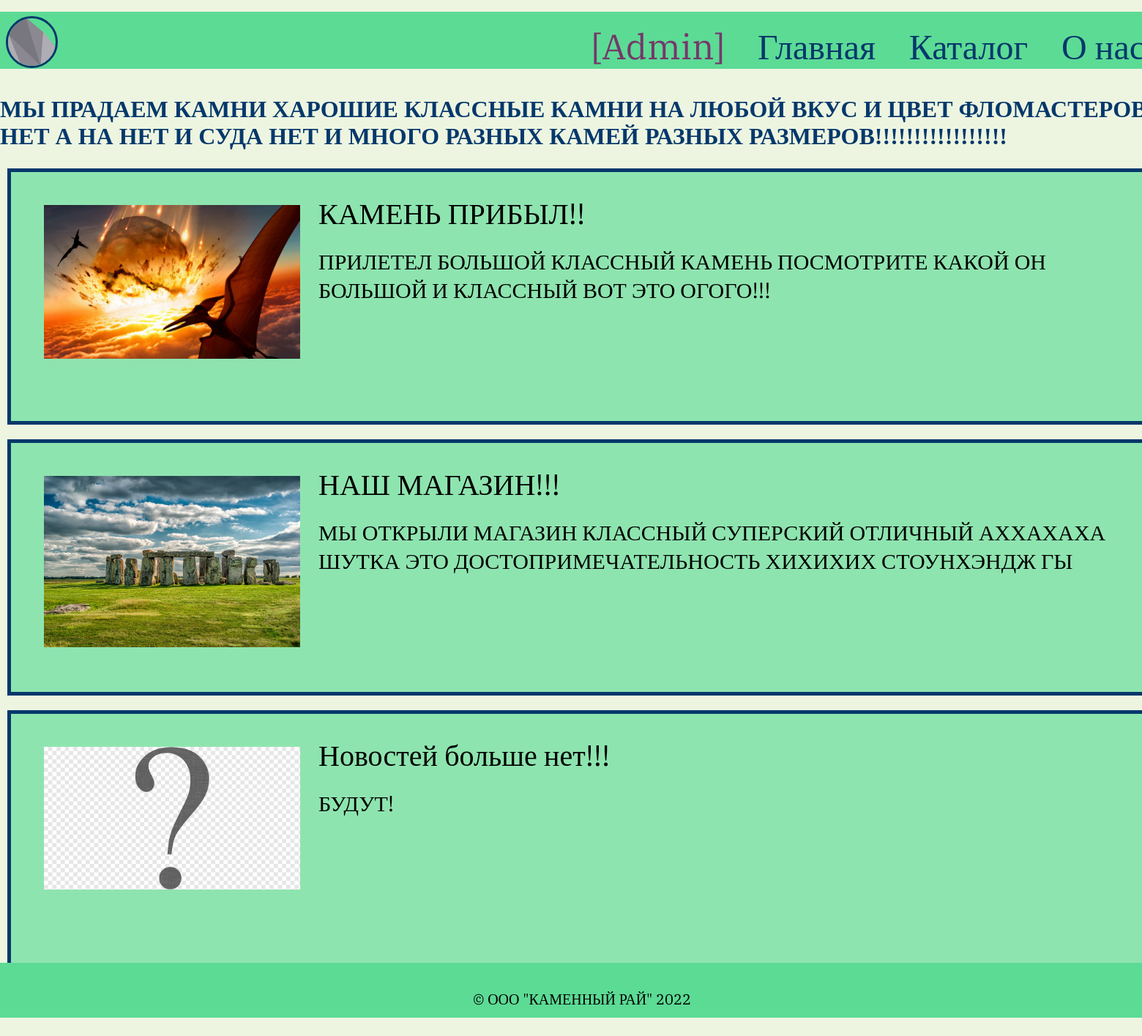
The page / (signed in) on the database its author committed.
### orm.py (models this page shows)
class News(db.Model):
    id = db.Column(db.Integer, primary_key=True)
    title = db.Column(db.String(100), nullable=False)
    text = db.Column(db.String(250), nullable=False)
    image = db.Column(db.String(40))

### flaskpy.py (the view)
@app.route('/main')
@app.route('/')
def main_page():
    return render_template("main.html", news=News.query.all())

### templates/main.html (shortened to what this page needs)
{% extends "base.html" %}
{% block head %}
    {{ super() }}
        <link rel="stylesheet" type="text/css" href="{{ url_for('static', filename='css_main.css') }}">
{% endblock %}
{% block content %}
    <h1 class="text_normal">
        МЫ ПРАДАЕМ КАМНИ ХАРОШИЕ КЛАССНЫЕ КАМНИ НА ЛЮБОЙ ВКУС И ЦВЕТ ФЛОМАСТЕРОВ НЕТ А НА НЕТ И СУДА НЕТ И МНОГО РАЗНЫХ КАМЕЙ РАЗНЫХ РАЗМЕРОВ!!!!!!!!!!!!!!!!!
    </h1>
    {% for new in news %}
    <div class="news_item">
        <img src="{{ url_for('static', filename='/pictures/' + new.image) }}"/>
        <div class="title"> {{new.title}}</div>
        <div class="text"> {{new.text}}</div>
    </div>
    {% endfor %}
    <div class="news_item">
        <img src="{{ url_for('static', filename='/pictures/que.png') }}"/>
        <div class="title"> Новостей больше нет!!!</div>
        <div class="text"> БУДУТ!</div>
    </div>
{% endblock %}

### static/css.css (style rules this page uses)
html { height: 100%; font-family: 'Arial Black'; }
body { margin:0; min-height: 100%; display: grid; grid-template-rows: auto 1fr auto; background-color: #EDF5E1; }
.text_normal { color:#05386B; font-family:Georgia, 'Times New Roman', Times, serif; }

### static/css_main.css (style rules this page uses)
.news_item { font-family: 'IBM Plex Serif', serif;; border: 10px transparent solid; padding: 10px; margin-top: 30px; margin-left: 15px; margin-right: 15px; min-height: 300px; background: #8EE4AF; outline: 5px #05386B solid; }
.news_item div.title { font-size: 40px; }
.news_item div.text { font-size: 30px; width: 1500px; }
.news_item div { padding: 10px; }
.news_item img { width: 350px; border: 25px solid transparent; float: left; }

### rows shown on the page
News: image (picture), title "КАМЕНЬ ПРИБЫЛ!!", text "ПРИЛЕТЕЛ БОЛЬШОЙ КЛАССНЫЙ КАМЕНЬ ПОСМОТРИТЕ КАКОЙ ОН БОЛЬШОЙ И КЛАССНЫЙ ВОТ ЭТО ОГОГО!!!"
News: image (picture), title "НАШ МАГАЗИН!!!", text "МЫ ОТКРЫЛИ МАГАЗИН КЛАССНЫЙ СУПЕРСКИЙ ОТЛИЧНЫЙ АХХАХАХА ШУТКА ЭТО ДОСТОПРИМЕЧАТЕЛЬНОСТЬ ХИХИХИХ СТОУНХЭНДЖ ГЫ"

### other values the page prints
{{ session['name'] }} "Admin"
